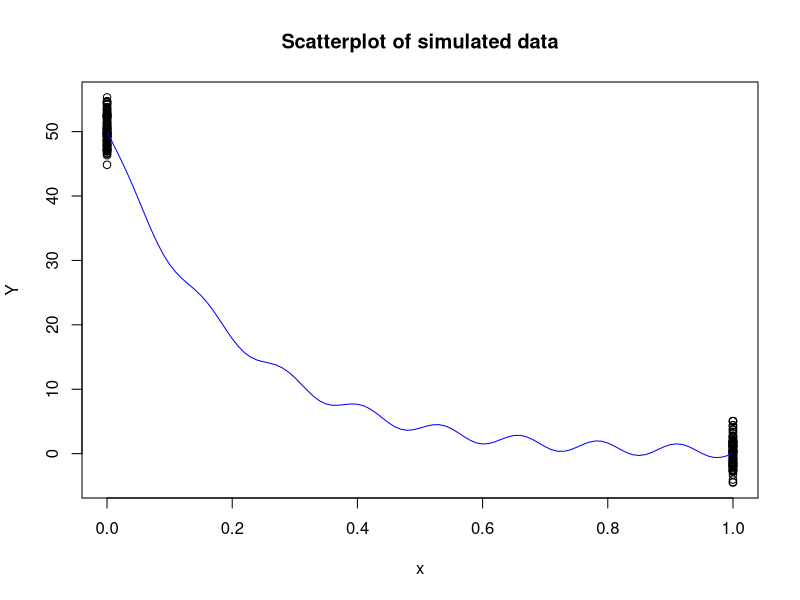

This chart was generated by the following R code:
n=200
x = numeric(n)
for(i in 1:100){
  x[i]=0
}
for(i in 101:200){
  x[i]=1
}
e = rnorm(200,0,2)

th1=50
th2=5

Y = sin(th1*x) + th1*exp(-th2*x) + e
plot(Y~  x, main = 'Scatterplot of simulated data')
curve(sin(th1*x) + th1*exp(-th2*x), col="blue", add=TRUE)

fit = nls(Y ~ sin(theta1*x) + theta1*exp(-theta2*x), start = list(theta1 = 40, theta2 = 1.46))
summary(fit)
coef = coef(fit)
coef
k=0
for(i in 1:100){
 k =  k + Y[i]
}
mu1 = k/100
mu1 # equal to the theta1!!!!

theta2estimate = -log((2*mean(Y) - mu1 -sin(mu1))/mu1) #equal to theta2!!!
theta2estimate


